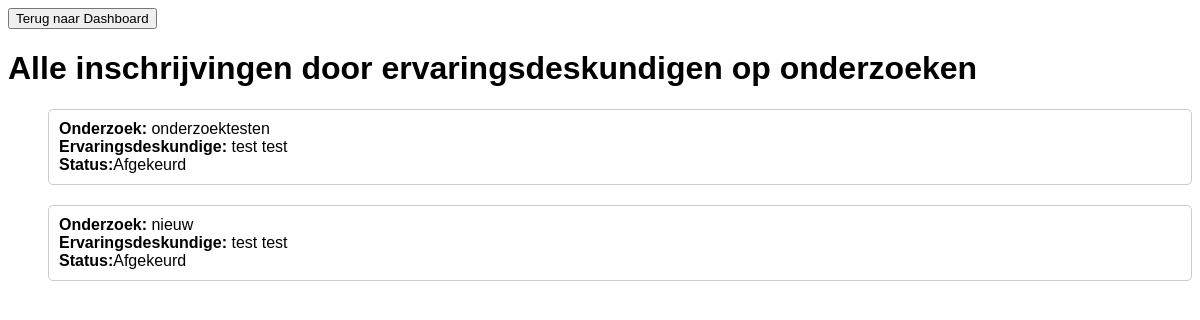
/beheerders/toon_inschrijvingen/, run on an earlier commit of the app's database.
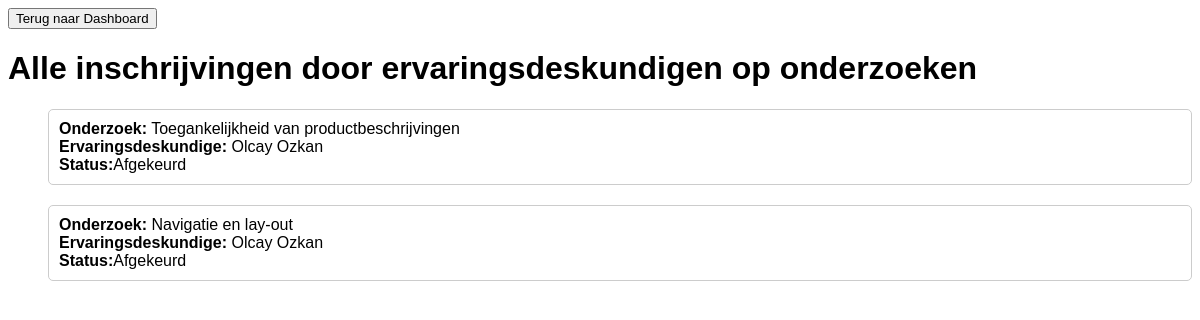
And on a later commit of the database.
### core/models.py (models this page shows, shortened)
class OnderzoekErvaringsdeskundige(models.Model):
    onderzoek = models.ForeignKey(Onderzoek, on_delete=models.CASCADE)
    ervaringsdeskundige = models.ForeignKey(Ervaringsdeskundige, on_delete=models.CASCADE)
    is_goedgekeurd = models.BooleanField(default=False)
    class Meta:
        db_table = 'onderzoek_ervaringsdeskundige'
        unique_together = ('onderzoek', 'ervaringsdeskundige')

class Onderzoek(models.Model):
    onderzoek_id = models.AutoField(primary_key=True)
    titel = models.CharField(max_length=255)
    omschrijving = models.TextField(blank=True, null=True)
    status = models.CharField(max_length=50, blank=True, null=True)
    beschikbaar = models.BooleanField(default=True)
    datum_vanaf = models.DateField(blank=True, null=True)
    datum_tot = models.DateField(blank=True, null=True)
    type_onderzoek = models.CharField(max_length=50, blank=True, null=True)
    locatie = models.CharField(max_length=255, blank=True, null=True)
    met_beloning = models.BooleanField(default=False)
    beloning = models.CharField(max_length=255, blank=True, null=True)
    doelgroep_leeftijd_van = models.IntegerField(blank=True, null=True)
    doelgroep_leeftijd_tot = models.IntegerField(blank=True, null=True)
    doelgroep_beperking = models.CharField(max_length=255, blank=True, null=True)
    organisatie = models.ForeignKey(Organisaties, on_delete=models.CASCADE)
    class Meta:
        db_table = 'Onderzoek'

class Ervaringsdeskundige(models.Model):
    ervaringsdeskundige_id = models.AutoField(primary_key=True)
    bijzonderheden = models.TextField(blank=True, null=True)
    voorkeur_benadering = models.CharField(max_length=255, blank=True, null=True)
    bijzonderheden_beschikbaar = models.CharField(max_length=255, blank=True, null=True)
    gebruiker = models.ForeignKey(Gebruikers, on_delete=models.CASCADE)
    beperkingen = models.ForeignKey(Beperkingen, on_delete=models.SET_NULL, null=True, blank=True)
    toezichthouder = models.ForeignKey(Toezichthouder, on_delete=models.SET_NULL, null=True, blank=True)
    hulpmiddelen = models.ForeignKey(Hulpmiddelen, on_delete=models.SET_NULL, null=True, blank=True)
    is_goedgekeurd = models.BooleanField(default=False)
    class Meta:
        db_table = 'ervaringsdeskundige'

class Gebruikers(AbstractBaseUser, PermissionsMixin):
    gebruiker_id = models.AutoField(primary_key=True)
    voornaam = models.CharField(max_length=255)
    achternaam = models.CharField(max_length=255)
    is_beheerder = models.BooleanField(default=False)
    is_organisatie = models.BooleanField(default=False)
    postcode = models.CharField(max_length=6, blank=True, null=True)
    geslacht = models.CharField(max_length=10, blank=True, null=True)
    email = models.EmailField(unique=True)
    telefoonnummer = models.CharField(max_length=20, blank=True, null=True)
    geboortedatum = models.DateField()
    last_login = models.DateTimeField(blank=True, null=True)
    organisatie = models.ForeignKey(Organisaties, on_delete=models.SET_NULL, null=True, blank=True)
    objects = GebruikersManager()
    USERNAME_FIELD = 'email'
    REQUIRED_FIELDS = []
    class Meta:
        db_table = 'gebruikers'

### beheerders/views.py (the view)
# urls.py: path('toon_inschrijvingen/', views.toon_inschrijvingen, name='inschrijvingen'),
def toon_inschrijvingen(request):
    inschrijvingen = OnderzoekErvaringsdeskundige.objects.all()
    return render(request, 'toon_inschrijvingen.html', {'inschrijvingen': inschrijvingen})

### beheerders/templates/toon_inschrijvingen.html (shortened to what this page needs)
<!DOCTYPE html>
<html lang="nl">
<head>
    {% load static %}
</head>
<body>
<button onclick="location.href='{% url 'dashboard_beheer' %}';" class="terug-knop">Terug naar Dashboard</button>
<h1>Alle inschrijvingen door ervaringsdeskundigen op onderzoeken</h1>
<ul>
    {% for OnderzoekErvaringsdeskundige in inschrijvingen %}
    <li id="inschrijving-item-{{ OnderzoekErvaringsdeskundige.pk }}">
        <strong>Onderzoek:</strong> {{ OnderzoekErvaringsdeskundige.onderzoek.titel }}<br>
        <strong>Ervaringsdeskundige:</strong> {{ OnderzoekErvaringsdeskundige.ervaringsdeskundige.gebruiker.voornaam }} {{ OnderzoekErvaringsdeskundige.ervaringsdeskundige.gebruiker.achternaam }}<br>
        <strong>Status:</strong><span id="status-{{ OnderzoekErvaringsdeskundige.pk }}">{{ OnderzoekErvaringsdeskundige.is_goedgekeurd|yesno:"Goedgekeurd,Afgekeurd" }}</span><br>
    </li>
    {% empty %}
        <li>Geen inschrijvingen gevonden.</li>
    {% endfor %}
</ul>
</body>
</html>

What changed in the data, as far as the page shows it:
changed through a linked row, OnderzoekErvaringsdeskundige: onderzoek.titel "onderzoektesten" → "Toegankelijkheid van productbeschrijvingen"; ervaringsdeskundige.gebruiker.voornaam "test" → "Olcay"; ervaringsdeskundige.gebruiker.achternaam "test" → "Ozkan"
changed through a linked row, OnderzoekErvaringsdeskundige: onderzoek.titel "nieuw" → "Navigatie en lay-out"; ervaringsdeskundige.gebruiker.voornaam "test" → "Olcay"; ervaringsdeskundige.gebruiker.achternaam "test" → "Ozkan"
